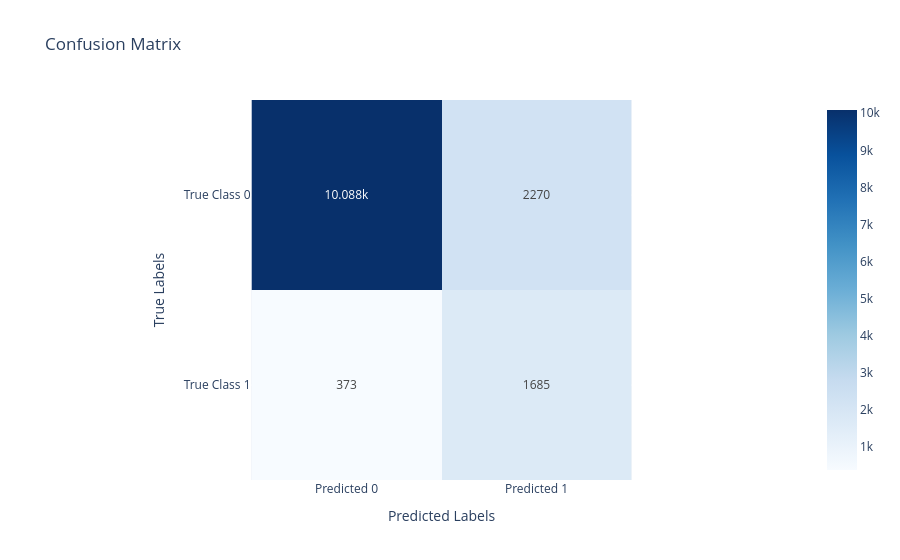

Notebook code for this chart:
### Code cell
lr_visualizer.plot_confusion_matrix()

### Figure 1 — Plotly figure (JSON) as saved in the notebook; plotly's stock layout.template omitted (floating-point values rounded to 4 significant figures)
{"data": [{"coloraxis": "coloraxis", "name": "0", "texttemplate": "%{z}", "x": ["Predicted 0", "Predicted 1"], "y": ["True Class 0", "True Class 1"], "z": [[10088, 2270], [373, 1685]], "type": "heatmap", "xaxis": "x", "yaxis": "y", "hovertemplate": "x: %{x}<br>y: %{y}<br>color: %{z}<extra></extra>"}], "layout": {"xaxis": {"anchor": "y", "domain": [0.0, 1.0], "scaleanchor": "y", "constrain": "domain", "title": {"text": "Predicted Labels"}}, "yaxis": {"anchor": "x", "domain": [0.0, 1.0], "autorange": "reversed", "constrain": "domain", "title": {"text": "True Labels"}}, "coloraxis": {"colorscale": [[0.0, "rgb(247,251,255)"], [0.125, "rgb(222,235,247)"], [0.25, "rgb(198,219,239)"], [0.375, "rgb(158,202,225)"], [0.5, "rgb(107,174,214)"], [0.625, "rgb(66,146,198)"], [0.75, "rgb(33,113,181)"], [0.875, "rgb(8,81,156)"], [1.0, "rgb(8,48,107)"]]}, "title": {"text": "Confusion Matrix"}, "showlegend": false}}
